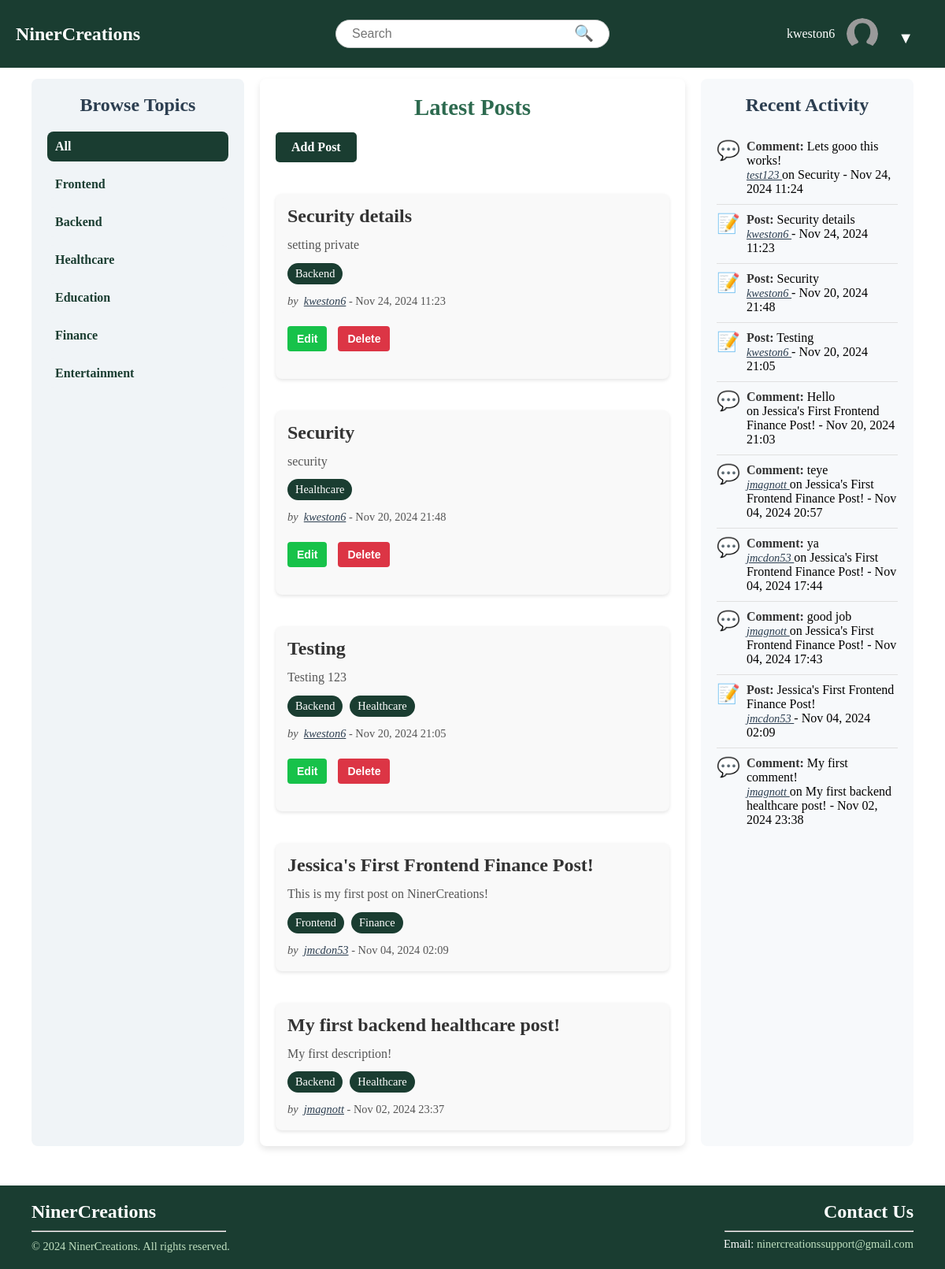
Before: / (signed in) with the older database file.
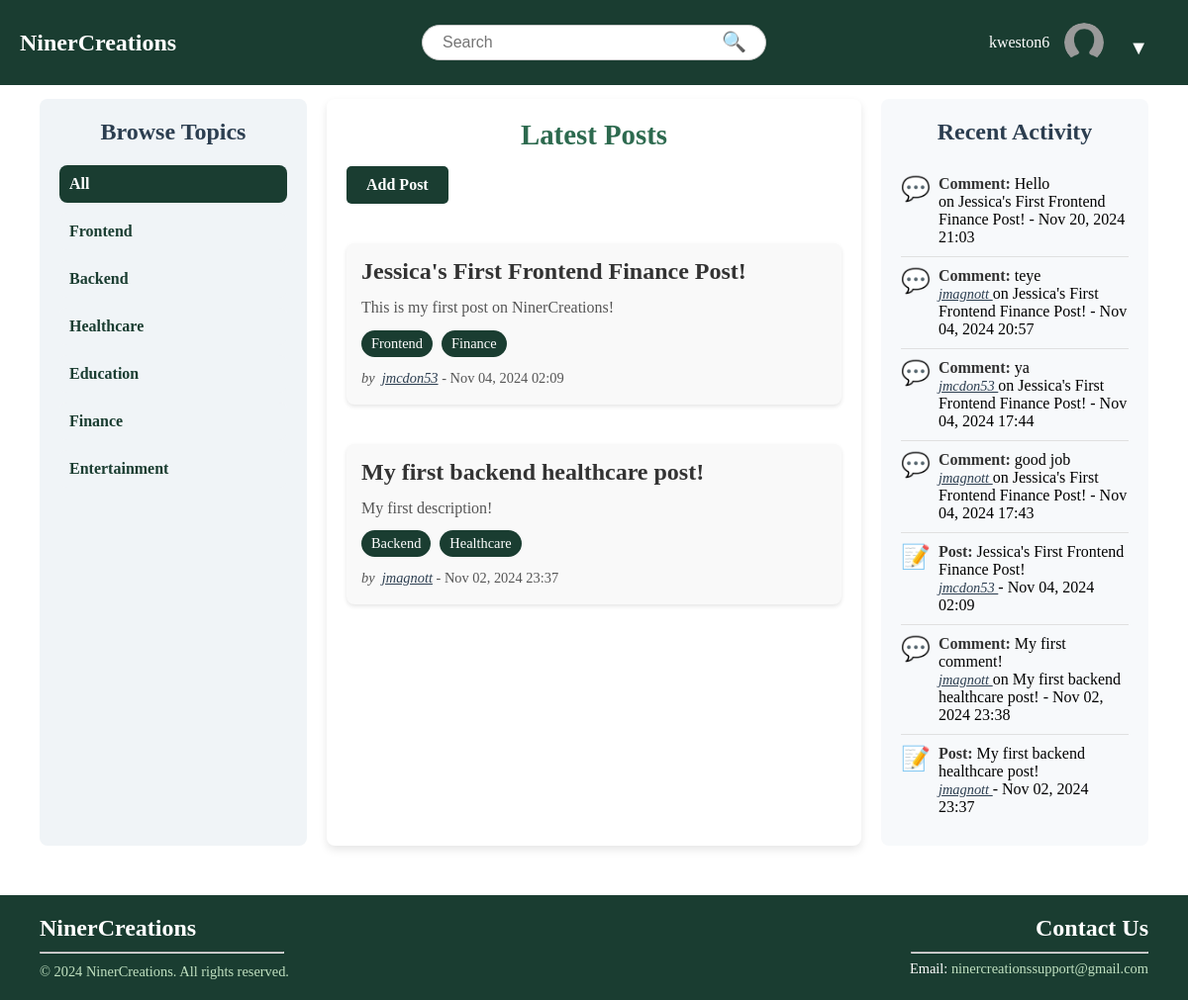
After: the same page with the newer database file.
### NinerCreations/models.py (models this page shows, shortened)
class Topic(models.Model):
    name = models.CharField(max_length=100, unique=True)

class Post(models.Model):
    PRIVACY_CHOICES = [
        ('public', 'Public'),
        ('private', 'Private'),
    ]
    author = models.ForeignKey(User, on_delete=models.CASCADE)
    title = models.CharField(max_length=255)
    content = models.TextField()
    created_at = models.DateTimeField(auto_now_add=True)
    topics = models.ManyToManyField(Topic, related_name="posts", blank=True)
    members = models.ManyToManyField(User, related_name="joined_posts", blank=True)
    privacy = models.CharField(max_length=7, choices=PRIVACY_CHOICES, default='public')
    @property
    def activity_type(self):
        return "Post"

class Comment(models.Model):
    post = models.ForeignKey(Post, on_delete=models.CASCADE, related_name="comments")
    author = models.ForeignKey(User, on_delete=models.CASCADE, null=True, blank=True)
    content = models.TextField()
    created_at = models.DateTimeField(auto_now_add=True)
    @property
    def activity_type(self):
        return "Comment"

### NinerCreations/views.py (the view)
# urls.py: path('', views.home_view, name='home'),
def home_view(request):
    topic_id = request.GET.get('topic')
    if topic_id:
        try:
            topic_id = int(topic_id)
        except ValueError:
            return render(request, '400.html', {'error_message': 'Invalid topic parameter.'}, status=400)
    if topic_id:
        posts = Post.objects.filter(topics__id=topic_id).order_by('-created_at')
        recent_posts = Post.objects.filter(topics__id=topic_id).order_by('-created_at')[:10]
    else:
        posts = Post.objects.all().order_by('-created_at')
        recent_posts = Post.objects.all().order_by('-created_at')[:10]
    post_ids = posts.values_list('id', flat=True)
    recent_comments = Comment.objects.filter(post__id__in=post_ids).order_by('-created_at')[:10]
    recent_activities = sorted(
        list(recent_posts) + list(recent_comments),
        key=lambda x: x.created_at,
        reverse=True
    )[:10]
    topics = Topic.objects.all()
    return render(request, 'base/home.html', {
        'posts': posts,
        'recent_activities': recent_activities,
        'topics': topics,
    })

### NinerCreations/templates/base/home.html (shortened to what the changed rows need)
{% extends "base/base.html" %}
{% block content %}
<div class="content-grid">
    <aside class="sidebar-left">
        <h2>Browse Topics</h2>
        <ul>
            {% for topic in topics %}
                <li>
                    <a href="{% url 'home' %}?topic={{ topic.id }}" class="{% if request.GET.topic == topic.id|stringformat:"s" %}active{% endif %}">
                        {{ topic.name }}
                    </a>
                </li>
            {% endfor %}
        </ul>
    </aside>
    <main class="main-content">
        <h2>Latest Posts</h2>
        <div class="posts-list">
            {% for post in posts %}
                <a href="{% url 'post_detail' post.pk %}" class="post-item-link">
                    <div class="post-item">
                        <h3>{{ post.title }}</h3>
                        <p>{{ post.content|truncatewords:20 }}</p>
                        <div class="post-tags">
                            {% for topic in post.topics.all %}
                                <span class="tag">{{ topic.name }}</span>
                            {% endfor %}
                        </div>
                        <p class="post-meta">
                            <em>by &nbsp;
                                {% if post.author and post.author.id %}
                                    <a href="{% url 'user_profile' post.author.id %}">
                                        {{ post.author.username }}
                                    </a>
                                {% else %}
                                    {{ post.author.username }}
                                {% endif %}
                            </em> &nbsp;- {{ post.created_at|date:"M d, Y H:i" }}
                        </p>
                        {% if post.author == user %}
                            <div class="post-actions">
                                <a href="{% url 'edit_post' post.id %}" class="btn btn-warning">Edit</a>
                                <form method="POST" action="{% url 'delete_post' post.id %}" style="display:inline;" onsubmit="return confirmDelete();">
                                    <button type="submit" class="btn btn-danger">Delete</button>
                                </form>
                            </div>
                        {% endif %}
                    </div>
                </a>
            {% empty %}
                <p>No posts available.</p>
            {% endfor %}
        </div>
    </main>
    <aside class="sidebar-right">
        <h2>Recent Activity</h2>
        <ul class="recent-activity-list">
            {% for activity in recent_activities %}
                <li class="activity-item">
                    <div class="activity-icon">
                        {% if activity.activity_type == 'Post' %} 📝 {% elif activity.activity_type == 'Comment' %} 💬 {% endif %}
                    </div>
                    <div class="activity-details">
                        <strong>{{ activity.activity_type }}:</strong>
                        {% if activity.activity_type == "Post" %}
                            {{ activity.title }}
                        {% else %}
                            {{ activity.content|truncatewords:10 }}
                        {% endif %}
                        <br>
                        <em>
                            {% if activity.author and activity.author.id %}
                                <a href="{% url 'user_profile' activity.author.id %}">
                                    {{ activity.author.username }}
                                </a>
                            {% else %}
                                {{ activity.author.username }}
                            {% endif %}
                        </em>
                        {% if activity.activity_type == "Comment" %} on {{ activity.post.title }} {% endif %} - {{ activity.created_at|date:"M d, Y H:i" }}
                    </div>
                </li>
            {% endfor %}
        </ul>
    </aside>
</div>
{% endblock %}

Changed rows visible on the page:
removed Post: title "Security details", content "setting private", author.username "kweston6", created_at "Nov 24, 2024 11:23", shows "Edit", activity_type "Post", Topic (name "Backend")
removed Post: title "Security", content "security", author.username "kweston6", created_at "Nov 20, 2024 21:48", shows "Edit", activity_type "Post", Topic (name "Healthcare")
removed Post: title "Testing", content "Testing 123", author.username "kweston6", created_at "Nov 20, 2024 21:05", shows "Edit", activity_type "Post", Topic (name "Backend"), Topic (name "Healthcare")
removed Comment: activity_type "Comment", content "Lets gooo this works!", author.username "test123", post "Security", created_at "Nov 24, 2024 11:24"
now on one of the page's lists (row unchanged): Post: activity_type "Post", title "My first backend healthcare post!", author.username "jmagnott", created_at "Nov 02, 2024 23:37"
